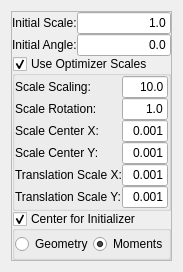
<?xml version="1.0" encoding="UTF-8"?>
<ui version="4.0">
 <class>QmitkCenteredSimilarity2DTransformControls</class>
 <widget class="QWidget" name="QmitkCenteredSimilarity2DTransformControls">
  <property name="geometry">
   <rect>
    <x>0</x>
    <y>0</y>
    <width>173</width>
    <height>272</height>
   </rect>
  </property>
  <property name="windowTitle">
   <string>Form</string>
  </property>
  <layout class="QVBoxLayout" name="verticalLayout">
   <item>
    <widget class="QFrame" name="m_CenteredSimilarity2DTransformFrame">
     <property name="frameShape">
      <enum>QFrame::StyledPanel</enum>
     </property>
     <property name="frameShadow">
      <enum>QFrame::Raised</enum>
     </property>
     <layout class="QVBoxLayout" name="verticalLayout_92">
      <property name="spacing">
       <number>0</number>
      </property>
      <property name="margin">
       <number>0</number>
      </property>
      <item>
       <layout class="QHBoxLayout" name="_184">
        <item>
         <layout class="QVBoxLayout" name="_185">
          <item>
           <widget class="QLabel" name="textLabel1_7_2">
            <property name="font">
             <font>
              <weight>50</weight>
              <bold>false</bold>
             </font>
            </property>
            <property name="text">
             <string>Initial Scale:</string>
            </property>
            <property name="wordWrap">
             <bool>false</bool>
            </property>
           </widget>
          </item>
          <item>
           <widget class="QLabel" name="textLabel2_5_2">
            <property name="font">
             <font>
              <weight>50</weight>
              <bold>false</bold>
             </font>
            </property>
            <property name="text">
             <string>Initial Angle:</string>
            </property>
            <property name="wordWrap">
             <bool>false</bool>
            </property>
           </widget>
          </item>
         </layout>
        </item>
        <item>
         <layout class="QVBoxLayout" name="_186">
          <item>
           <widget class="QLineEdit" name="m_InitialScaleCenteredSimilarity2D">
            <property name="minimumSize">
             <size>
              <width>0</width>
              <height>20</height>
             </size>
            </property>
            <property name="font">
             <font>
              <weight>50</weight>
              <bold>false</bold>
             </font>
            </property>
            <property name="text">
             <string>1.0</string>
            </property>
            <property name="alignment">
             <set>Qt::AlignRight</set>
            </property>
           </widget>
          </item>
          <item>
           <widget class="QLineEdit" name="m_AngleCenteredSimilarity2D">
            <property name="minimumSize">
             <size>
              <width>0</width>
              <height>20</height>
             </size>
            </property>
            <property name="font">
             <font>
              <weight>50</weight>
              <bold>false</bold>
             </font>
            </property>
            <property name="text">
             <string>0.0</string>
            </property>
            <property name="alignment">
             <set>Qt::AlignRight</set>
            </property>
           </widget>
          </item>
         </layout>
        </item>
       </layout>
      </item>
      <item>
       <widget class="QGroupBox" name="m_UseOptimizerScalesCenteredSimilarity2D">
        <property name="title">
         <string>Use Optimizer Scales</string>
        </property>
        <property name="flat">
         <bool>true</bool>
        </property>
        <property name="checkable">
         <bool>true</bool>
        </property>
        <layout class="QVBoxLayout" name="verticalLayout_91">
         <property name="spacing">
          <number>0</number>
         </property>
         <property name="margin">
          <number>0</number>
         </property>
         <item>
          <layout class="QHBoxLayout" name="_188">
           <item>
            <layout class="QVBoxLayout" name="_189">
             <item>
              <widget class="QLabel" name="textLabel1_8_2_3_2_2_2_3_4_4">
               <property name="font">
                <font>
                 <weight>50</weight>
                 <bold>false</bold>
                </font>
               </property>
               <property name="text">
                <string>Scale Scaling:</string>
               </property>
               <property name="wordWrap">
                <bool>false</bool>
               </property>
              </widget>
             </item>
             <item>
              <widget class="QLabel" name="textLabel2_6_3_3_2_2_2_3_4_3">
               <property name="font">
                <font>
                 <weight>50</weight>
                 <bold>false</bold>
                </font>
               </property>
               <property name="text">
                <string>Scale Rotation:</string>
               </property>
               <property name="wordWrap">
                <bool>false</bool>
               </property>
              </widget>
             </item>
             <item>
              <widget class="QLabel" name="textLabel3_5_3_3_2_2_2_3_4_3">
               <property name="font">
                <font>
                 <weight>50</weight>
                 <bold>false</bold>
                </font>
               </property>
               <property name="text">
                <string>Scale Center X:</string>
               </property>
               <property name="wordWrap">
                <bool>false</bool>
               </property>
              </widget>
             </item>
             <item>
              <widget class="QLabel" name="textLabel1_9_2_2_2_2_2_3">
               <property name="font">
                <font>
                 <weight>50</weight>
                 <bold>false</bold>
                </font>
               </property>
               <property name="text">
                <string>Scale Center Y:</string>
               </property>
               <property name="wordWrap">
                <bool>false</bool>
               </property>
              </widget>
             </item>
             <item>
              <widget class="QLabel" name="textLabel11_3_2_2_2_3_3_4">
               <property name="font">
                <font>
                 <weight>50</weight>
                 <bold>false</bold>
                </font>
               </property>
               <property name="text">
                <string>Translation Scale X:</string>
               </property>
               <property name="wordWrap">
                <bool>false</bool>
               </property>
              </widget>
             </item>
             <item>
              <widget class="QLabel" name="textLabel12_3_2_2_2_3_3_4">
               <property name="font">
                <font>
                 <weight>50</weight>
                 <bold>false</bold>
                </font>
               </property>
               <property name="text">
                <string>Translation Scale Y:</string>
               </property>
               <property name="wordWrap">
                <bool>false</bool>
               </property>
              </widget>
             </item>
            </layout>
           </item>
           <item>
            <layout class="QVBoxLayout" name="_190">
             <item>
              <widget class="QLineEdit" name="m_ScalesCenteredSimilarity2DTransformScale1">
               <property name="minimumSize">
                <size>
                 <width>0</width>
                 <height>20</height>
                </size>
               </property>
               <property name="font">
                <font>
                 <weight>50</weight>
                 <bold>false</bold>
                </font>
               </property>
               <property name="text">
                <string>10.0</string>
               </property>
               <property name="alignment">
                <set>Qt::AlignRight</set>
               </property>
              </widget>
             </item>
             <item>
              <widget class="QLineEdit" name="m_ScalesCenteredSimilarity2DTransformScale2">
               <property name="minimumSize">
                <size>
                 <width>0</width>
                 <height>20</height>
                </size>
               </property>
               <property name="font">
                <font>
                 <weight>50</weight>
                 <bold>false</bold>
                </font>
               </property>
               <property name="text">
                <string>1.0</string>
               </property>
               <property name="alignment">
                <set>Qt::AlignRight</set>
               </property>
              </widget>
             </item>
             <item>
              <widget class="QLineEdit" name="m_ScalesCenteredSimilarity2DTransformScale3">
               <property name="minimumSize">
                <size>
                 <width>0</width>
                 <height>20</height>
                </size>
               </property>
               <property name="font">
                <font>
                 <weight>50</weight>
                 <bold>false</bold>
                </font>
               </property>
               <property name="text">
                <string>0.001</string>
               </property>
               <property name="alignment">
                <set>Qt::AlignRight</set>
               </property>
              </widget>
             </item>
             <item>
              <widget class="QLineEdit" name="m_ScalesCenteredSimilarity2DTransformScale4">
               <property name="minimumSize">
                <size>
                 <width>0</width>
                 <height>20</height>
                </size>
               </property>
               <property name="font">
                <font>
                 <weight>50</weight>
                 <bold>false</bold>
                </font>
               </property>
               <property name="text">
                <string>0.001</string>
               </property>
               <property name="alignment">
                <set>Qt::AlignRight</set>
               </property>
              </widget>
             </item>
             <item>
              <widget class="QLineEdit" name="m_ScalesCenteredSimilarity2DTransformScaleTranslationX">
               <property name="minimumSize">
                <size>
                 <width>0</width>
                 <height>20</height>
                </size>
               </property>
               <property name="font">
                <font>
                 <weight>50</weight>
                 <bold>false</bold>
                </font>
               </property>
               <property name="text">
                <string>0.001</string>
               </property>
               <property name="alignment">
                <set>Qt::AlignRight</set>
               </property>
              </widget>
             </item>
             <item>
              <widget class="QLineEdit" name="m_ScalesCenteredSimilarity2DTransformScaleTranslationY">
               <property name="minimumSize">
                <size>
                 <width>0</width>
                 <height>20</height>
                </size>
               </property>
               <property name="font">
                <font>
                 <weight>50</weight>
                 <bold>false</bold>
                </font>
               </property>
               <property name="text">
                <string>0.001</string>
               </property>
               <property name="alignment">
                <set>Qt::AlignRight</set>
               </property>
              </widget>
             </item>
            </layout>
           </item>
          </layout>
         </item>
        </layout>
       </widget>
      </item>
      <item>
       <widget class="QGroupBox" name="m_CenterForInitializerCenteredSimilarity2D">
        <property name="title">
         <string>Center for Initializer</string>
        </property>
        <property name="flat">
         <bool>true</bool>
        </property>
        <property name="checkable">
         <bool>true</bool>
        </property>
        <layout class="QHBoxLayout" name="horizontalLayout_15">
         <property name="spacing">
          <number>0</number>
         </property>
         <property name="margin">
          <number>0</number>
         </property>
         <item>
          <widget class="QRadioButton" name="m_GeometryCenteredSimilarity2D">
           <property name="enabled">
            <bool>true</bool>
           </property>
           <property name="minimumSize">
            <size>
             <width>0</width>
             <height>20</height>
            </size>
           </property>
           <property name="font">
            <font>
             <weight>50</weight>
             <bold>false</bold>
            </font>
           </property>
           <property name="text">
            <string>Geometry</string>
           </property>
          </widget>
         </item>
         <item>
          <widget class="QRadioButton" name="m_MomentsCenteredSimilarity2D">
           <property name="enabled">
            <bool>true</bool>
           </property>
           <property name="minimumSize">
            <size>
             <width>0</width>
             <height>20</height>
            </size>
           </property>
           <property name="font">
            <font>
             <weight>50</weight>
             <bold>false</bold>
            </font>
           </property>
           <property name="text">
            <string>Moments</string>
           </property>
           <property name="checked">
            <bool>true</bool>
           </property>
          </widget>
         </item>
        </layout>
       </widget>
      </item>
     </layout>
    </widget>
   </item>
  </layout>
 </widget>
 <resources/>
 <connections/>
</ui>
